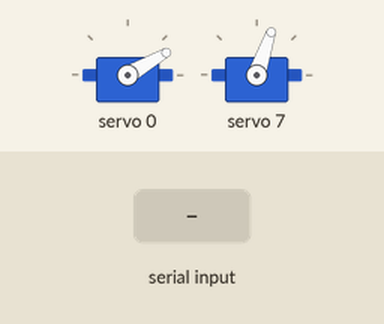
Recording of a sketch running on a simulated Arduino Uno, built with avr-gcc and run on an emulated ATmega328P. Parts: 2 × servo. The inputs (shaded band) are chosen by the test bench.

Above: at 1.2 s.
1.3 s: "1\n" received over Serial
At 2.5 s:
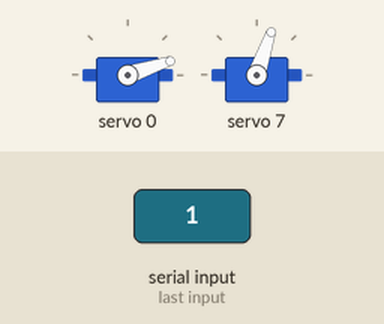
4.3 s: "4\n" received over Serial
At 6.9 s:
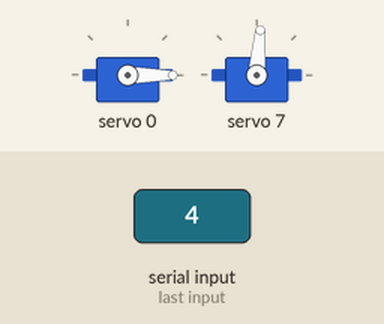
7.3 s: "90,45\n" received over Serial
At 8.6 s:
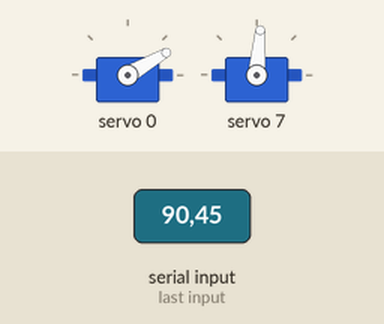
8.9 s: "2\n" received over Serial
At 10.15 s:
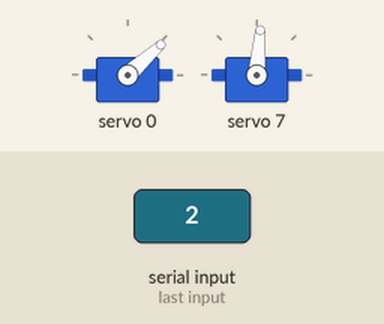
11.9 s: "3\n" received over Serial
At 14.7 s:
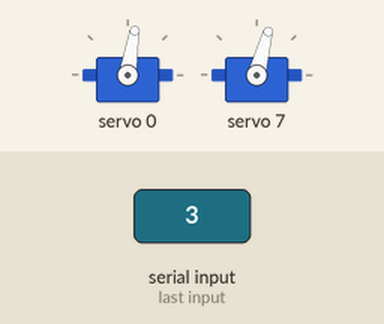
14.9 s: "30,150\n" received over Serial
At 16.2 s:
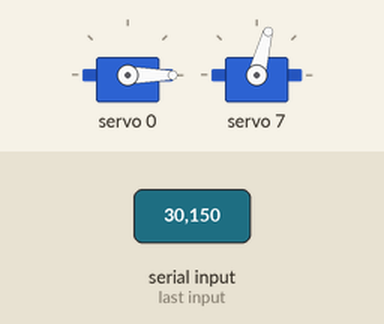
Timing chart, 0 to 17.5 s (numbered marks = the images above; inputs shaded):
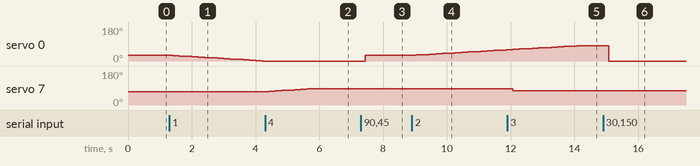

The sketch:

tools_test.ino
```cpp
#include <Adafruit_PWMServoDriver.h>

Adafruit_PWMServoDriver board1 = Adafruit_PWMServoDriver(0x40);

// Initial servo positions
int servoClaw1 = 315;
int servoRoll = 210;

int servoRollPin = 0;
int servoClaw1Pin = 7;

// Limits
#define SERVOCLAW1MIN  310
#define SERVOCLAW1MAX  350

#define SERVOROLLMIN  80
#define SERVOROLLMAX  340

// Control flags
bool rolling = false;
int rollDirection = 0; // -1 for LEFT, 1 for RIGHT

bool clawing = false;
int clawDirection = 0; // -1 for CLOSE, 1 for OPEN


void setup() {
  Serial.begin(9600);
  board1.begin();
  board1.setPWMFreq(60);

  // Initialize positions
  board1.setPWM(servoRollPin, 0, servoRoll);
  board1.setPWM(servoClaw1Pin, 0, servoClaw1);
}

void loop() {
  if (Serial.available() > 0) {
    String command = Serial.readStringUntil('\n');
    int cmd = command.toInt();

    // Reset control flags
    if (cmd == 0) { // STOP
      rolling = false;
      clawing = false;
    }
    else if (cmd == 1) { // LEFTROLL
      rolling = true;
      rollDirection = -1;
    }
    else if (cmd == 2) { // RIGHTROLL
      rolling = true;
      rollDirection = 1;
    }
    else if (cmd == 3) { // CLAW MID
      clawing = false;
      servoClaw1 = 325;
      board1.setPWM(servoClaw1Pin, 0, servoClaw1);
    }
    else if (cmd == 4) { // CLAW1 OPEN
      clawing = true;
      clawDirection = 1;
    }
    else if (cmd == 5) { // CLAW1 CLOSE
      clawing = true;
      clawDirection = -1;
    } else if (cmd >= 0 && cmd <= 180) {
      // Map angle (0-180) to pulse width for servoRoll
      int pwm = map(cmd, 0, 180, SERVOROLLMIN, SERVOROLLMAX);
      rolling = false;
      servoRoll = pwm;
      board1.setPWM(servoRollPin, 0, servoRoll);
    }
  }

  // Handle rolling
  if (rolling) {
    servoRoll += 5 * rollDirection;
    servoRoll = constrain(servoRoll, SERVOROLLMIN, SERVOROLLMAX);
    board1.setPWM(servoRollPin, 0, servoRoll);
  }

  // Handle clawing 1
  if (clawing) {
    servoClaw1 += 5 * clawDirection;
    servoClaw1 = constrain(servoClaw1, SERVOCLAW1MIN, SERVOCLAW1MAX);
    board1.setPWM(servoClaw1Pin, 0, servoClaw1);
  }
  delay(200); // Adjust this to control movement speed
}
```

Measured:
- after the input at 1.3 s, servo 0: moves from 30° to 0° over 2.8 s, starting after 0.10 s
- after the input at 4.3 s, servo 7: moves from 71° to 85° over 1.2 s, starting after 0.12 s
- after the input at 7.3 s, servo 0: 0° → 30° after 0.14 s
- after the input at 8.9 s, servo 0: moves from 30° to 60° over 2.8 s, starting after 0.15 s
- after the input at 11.9 s, servo 7: 85° → 75° after 0.17 s
- after the input at 14.9 s, servo 0: 81° → 0° after 0.18 s
